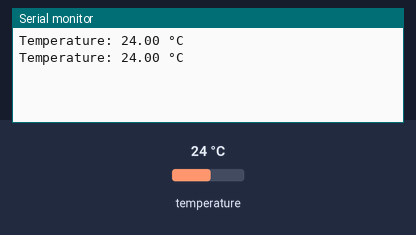
The sketch below on a simulated Arduino Uno, built with avr-gcc and run on an emulated ATmega328P. Shown: the last lines printed to the serial monitor. The inputs (shaded band) are chosen by the test bench; at power-on: temperature 24 °C.

Above: at 3.3 s.
3.4 s: temperature set to 12 °C
At 5.1 s:
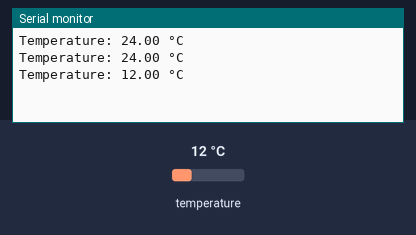
5.9 s: temperature set to 19 °C
At 6.4 s:
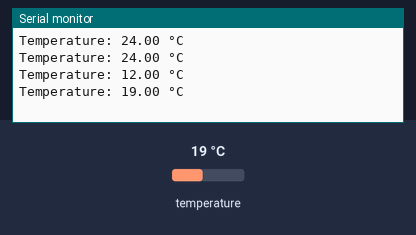
Timing chart, 0 to 8.9 s (numbered marks = the images above; inputs shaded):
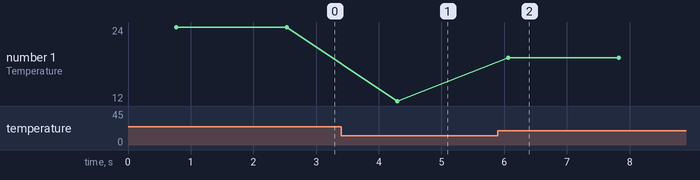

The sketch:

1.ino
```cpp
#include <OneWire.h>
#include <DallasTemperature.h>

// Pin number for the OneWire interface
#define ONE_WIRE_BUS 2

// Setup a oneWire instance to communicate with any OneWire devices (not just Maxim/Dallas temperature ICs)
OneWire oneWire(ONE_WIRE_BUS);

// Pass our oneWire reference to Dallas Temperature.
DallasTemperature sensors(&oneWire);

void setup() {
  Serial.begin(9600);

  // Start up the library
  sensors.begin();
}

void loop() {
  // call sensors.requestTemperatures() to issue a global temperature
  // request to all devices on the bus
  sensors.requestTemperatures();

  // Report the temperature
  Serial.print("Temperature: ");
  Serial.print(sensors.getTempCByIndex(0));
  Serial.println(" °C");

  delay(1000);
}
```

Measured:
- after the input at 3.4 s, the serial monitor: prints a new line after 0.90 s (image 1)
- after the input at 5.9 s, the serial monitor: prints a new line after 0.16 s (image 2)
- plotted number 1: 24 → 12 after the input at 3.4 s, 12 → 19 after the input at 5.9 s
